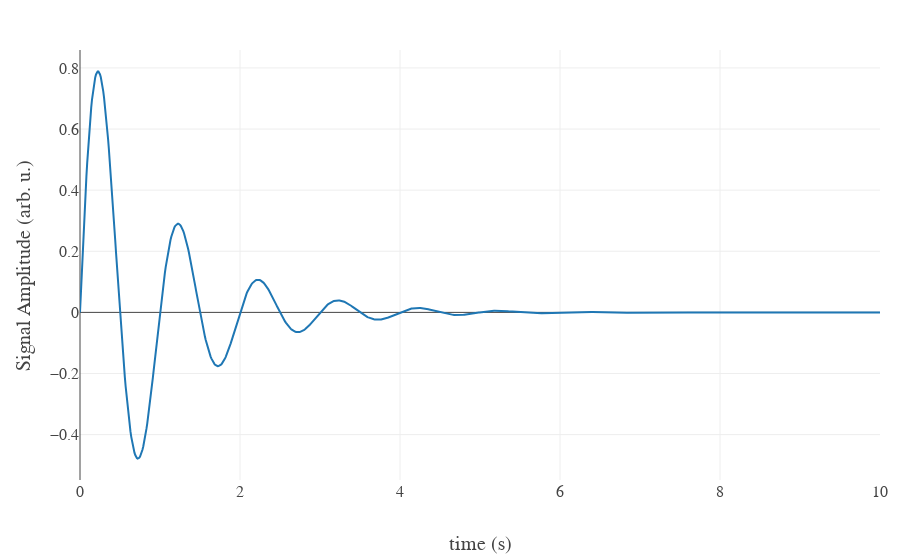

Notebook code cell kept with this figure:
### Code cell
from math_functions import damp_sine_wave


x_samp = np.linspace(0, 10, 1000)
y_samp = damp_sine_wave(x_samp, frequency=1, damping_rate=1, phase=0)


fig = go.Figure().update_layout(width=900)

fig.add_trace(go.Scatter(name="fun", mode="lines", x=x_samp, y=y_samp))
fig.update_layout(
    xaxis_title="time (s)",
    yaxis_title="Signal Amplitude (arb. u.)",
)
fig.show()

### Figure 1 — Plotly figure (JSON) as saved in the notebook; plotly's stock layout.template omitted (floating-point values rounded to 4 significant figures; data arrays with more than 128 entries replaced by an {"elided": "..."} marker saying what was removed)
{"data": [{"mode": "lines", "name": "fun", "type": "scatter", "x": {"elided": "1000 float values"}, "y": {"elided": "1000 float values"}}], "layout": {"width": 900, "xaxis": {"title": {"text": "time (s)"}}, "yaxis": {"title": {"text": "Signal Amplitude (arb. u.)"}}}}
